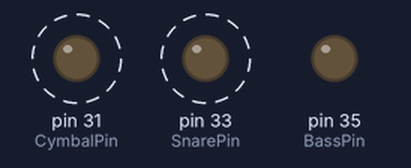
Recording of a sketch running on a simulated Arduino Mega 2560, built with avr-gcc and run on an emulated ATmega2560. Parts: output pins drawn as LEDs (lit = HIGH). Dashed ring = blinking.

Above: at 0.5 s.
Timing chart, 0 to 4.9 s (numbered marks = the images above):
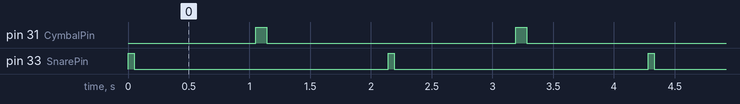

The sketch:

SimpleArmsCode.ino
```cpp
const int SnarePin = 33;
const int BassPin = 35;
const int CymbalPin = 31;

const int SnareTime = 50;
const int BassTime = 90;
const int CymbalTime = 90;
const int DelayTime = 1000;


void setup()
{
    // Begin USB Serial
    Serial.begin(9600);

    pinMode(SnarePin, OUTPUT);
    pinMode(BassPin, OUTPUT);
    pinMode(CymbalPin, OUTPUT);

    digitalWrite(SnarePin,LOW);
    digitalWrite(BassPin,LOW);
    digitalWrite(CymbalPin,LOW);

}

void loop()
{
    digitalWrite(SnarePin,HIGH);
    delay(SnareTime);
    digitalWrite(SnarePin,LOW);

    delay(DelayTime);

//    digitalWrite(BassPin,HIGH);
//    delay(BassTime);
//    digitalWrite(BassPin,LOW);
//
//    delay(DelayTime);

    digitalWrite(CymbalPin,HIGH);
    delay(CymbalTime);
    digitalWrite(CymbalPin,LOW);

    delay(DelayTime);


}
```

Measured:
- by itself, pin 31 (CymbalPin): alternates HIGH for 0.09 s and LOW for 2.1 s
- by itself, pin 33 (SnarePin): alternates HIGH for 0.05 s and LOW for 2.1 s
- by itself, everything shown: repeats every 2.1 s, in 4 steps
